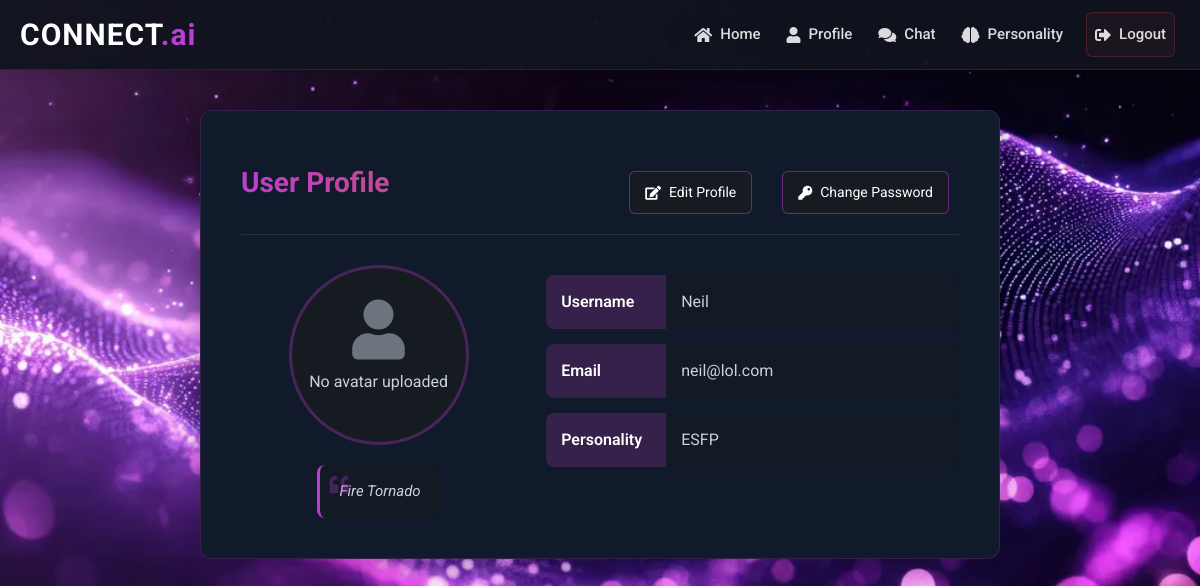
Page /profile/ (signed in) on the committed database.
### base/models.py (models this page shows, shortened)
class Profile(models.Model):
    user = models.OneToOneField(User, on_delete=models.CASCADE)
    email = models.EmailField(max_length=254, blank=True)
    catchy_line = models.CharField(max_length=500, blank=True)
    avatar = models.ImageField(upload_to='avatars/', blank=True, null=True)
    personality_type = models.CharField(max_length=100, blank=True, null=True)

### base/views.py (the view)
# urls.py: path('profile/', views.profile, name='profile'),
@login_required
def profile(request):
    profile, created = Profile.objects.get_or_create(user=request.user)
    return render(request, 'profile.html', {'profile': profile})

### templates/profile.html
{% extends 'main.html' %} {% block content %}
<div class="profile-container">
  <div class="profile-header">
    <h2>User Profile</h2>
    <div class="profile-actions">
      <button
        onclick="window.location.href='{% url 'edit_profile' %}'"
        class="btn-edit"
      >
        <i class="fas fa-edit"></i> Edit Profile
      </button>
      <button
        onclick="window.location.href='{% url 'change_password' %}'"
        class="btn-change-password"
      >
        <i class="fas fa-key"></i> Change Password
      </button>
    </div>
  </div>
  <div class="profile-content">
    <div class="profile-avatar-section">
      {% if profile.avatar %}
      <img src="{{ profile.avatar.url }}" alt="Avatar" class="profile_avatar" />
      {% else %}
      <div class="profile-avatar-placeholder">
        <i class="fas fa-user"></i>
        <p>No avatar uploaded</p>
      </div>
      {% endif %} {% if profile.catchy_line %}
      <div class="profile-quote">
        <i class="fas fa-quote-left quote-icon"></i>
        <p>{{ profile.catchy_line }}</p>
      </div>
      {% endif %}
    </div>
    <div class="profile-details">
      <div class="profile-detail-item">
        <div class="detail-label">Username</div>
        <div class="detail-value">{{ profile.user.username }}</div>
      </div>
      <div class="profile-detail-item">
        <div class="detail-label">Email</div>
        <div class="detail-value">{{ profile.user.email }}</div>
      </div>
      <div class="profile-detail-item">
        <div class="detail-label">Personality</div>
        <div class="detail-value">{{ profile.personality_type }}</div>
      </div>
    </div>
  </div>
</div>
<link
  rel="stylesheet"
  href="https://cdnjs.cloudflare.com/ajax/libs/font-awesome/5.15.4/css/all.min.css"
/>
{% endblock %}

### static/styles/main.css (style rules this page uses)
body { background-image: url("/static/background.jpg"); background-size: cover; background-repeat: no-repeat; background-position: center; font-family: "Roboto", "Times New Roman", Times, serif; background-color: #c9d1d9; color: #fff; }
h2 { font-size: 2.5em; margin-bottom: 20px; color: #c9d1d9; }
p { color: #c9d1d9; }
.profile-container { background-color: #0d1117; padding: 40px; border-radius: 8px; margin: auto; max-width: 600px; margin-bottom: 20px; }
.btn-edit, .btn-change-password { background-color: #007bff; padding: 12px 24px; color: #ffffff; border: none; border-radius: 4px; cursor: pointer; margin-right: 10px; margin-top: 20px; transition: background-color 0.3s ease-in-out; }
.btn-edit { margin-left: 0; }
.btn-change-password { margin-left: 10px; }
.profile-container { background-color: #101a2a; padding: 40px; border-radius: 12px; margin: 40px auto; max-width: 800px; box-shadow: 0 10px 30px rgba(0, 0, 0, 0.25); border: 1px solid rgba(188, 60, 216, 0.2); }
.profile-header { display: flex; justify-content: space-between; align-items: center; margin-bottom: 30px; padding-bottom: 20px; border-bottom: 1px solid rgba(255, 255, 255, 0.1); }
.profile-header h2 { color: #fff; font-size: 28px; margin: 0; background: linear-gradient(134deg, #bc3cd8 0%, #c54b8c 100%); -webkit-background-clip: text; background-clip: text; -webkit-text-fill-color: transparent; font-weight: 700; }
.profile-actions { display: flex; gap: 10px; }
.btn-edit, .btn-change-password { background-color: #161b22; color: #fff; border: 1px solid rgba(188, 60, 216, 0.5); border-radius: 6px; padding: 10px 15px; font-size: 14px; cursor: pointer; transition: all 0.3s ease; display: flex; align-items: center; justify-content: center; gap: 8px; }
.profile-content { display: grid; grid-template-columns: 1fr 1.5fr; gap: 30px; }
.profile-avatar-section { display: flex; flex-direction: column; align-items: center; gap: 20px; }
.profile-avatar-placeholder { width: 180px; height: 180px; border-radius: 50%; background-color: #161b22; display: flex; flex-direction: column; align-items: center; justify-content: center; border: 3px solid rgba(188, 60, 216, 0.3); color: #6c757d; }
.profile-avatar-placeholder i { font-size: 60px; margin-bottom: 10px; }
.profile-quote { background-color: rgba(22, 27, 34, 0.7); padding: 15px 20px; border-radius: 8px; border-left: 3px solid #bc3cd8; position: relative; max-width: 250px; }
.profile-quote p { color: #c9d1d9; font-style: italic; margin: 0; font-size: 15px; }
.quote-icon { color: rgba(188, 60, 216, 0.3); position: absolute; font-size: 20px; top: 10px; left: 10px; }
.profile-details { display: flex; flex-direction: column; gap: 15px; padding-top: 10px; }
.profile-detail-item { display: flex; background-color: rgba(22, 27, 34, 0.5); border-radius: 8px; overflow: hidden; }
.detail-label { background-color: rgba(188, 60, 216, 0.2); color: #fff; padding: 15px; width: 120px; font-weight: 600; display: flex; align-items: center; }
.detail-value { padding: 15px; color: #c9d1d9; flex: 1; }

### rows in the picture
Profile: catchy_line "Fire Tornado", user.username "Neil", user.email "neil@lol.com", personality_type "ESFP"
